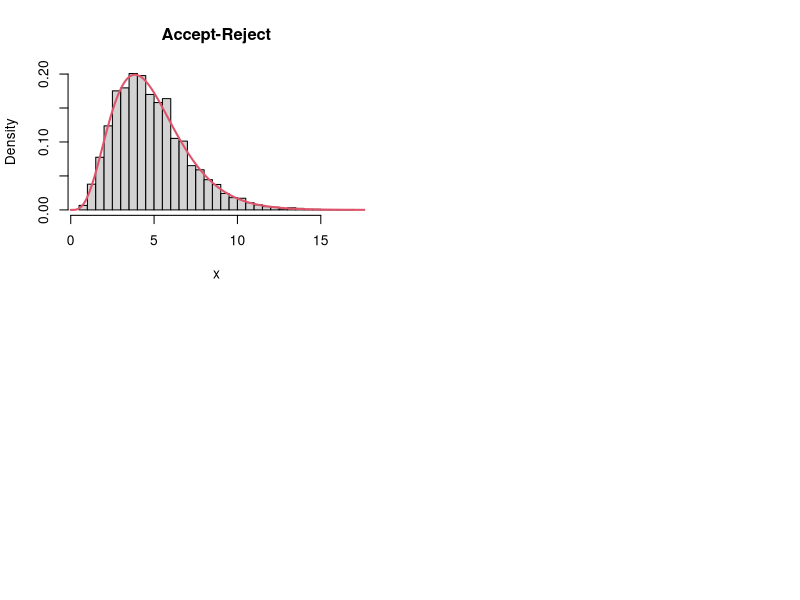

Here is the R script that generated this plot:
#Accept-reject
par(mfrow=c(2,2))

Nsim=5000
g=function(x){dgamma(x,shape=4,rate=4/4.85)} #candidate density
f=function(x){dgamma(x,shape=4.85,rate=1)} #target density

optimize(function(x){f(x)/g(x)},interval=c(0,20),maximum=TRUE)$objective
M=1.105143

u=runif(Nsim)*M
u
y=rgamma(Nsim,shape=4,rate=4/4.85)
f(y)/g(y)
x=y[u<f(y)/g(y)]

hist(x,breaks=40,probability = TRUE,main='Accept-Reject')
lines(seq(0,20,length.out=1000),f(seq(0,20,length.out=1000)),col=2,lwd=2)
